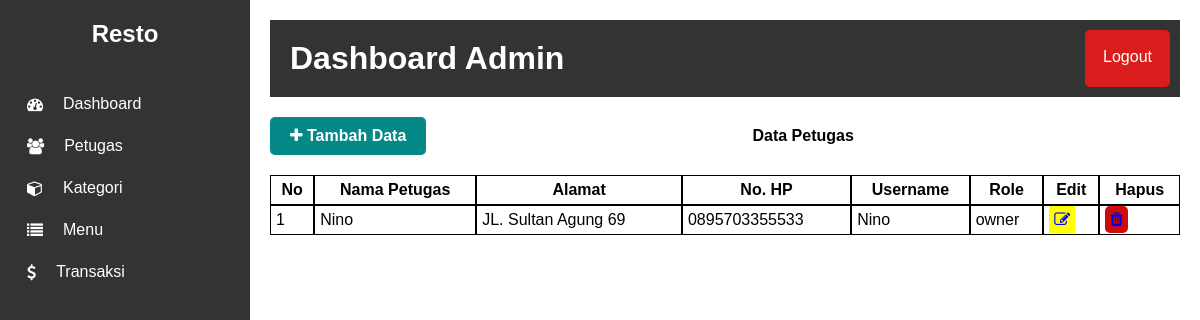
Screenshot of /admin/index.php?hal=petugas (signed in) with the database file from the repository.
### tables this page shows
CREATE TABLE `petugas` (
  `idpetugas` int(11) NOT NULL,
  `nama_petugas` varchar(30) DEFAULT NULL,
  `alamat` varchar(50) DEFAULT NULL,
  `no_hp` varchar(15) DEFAULT NULL,
  `username` varchar(20) DEFAULT NULL,
  `password` text DEFAULT NULL,
  `role` enum('kasir','dapur','manager','owner') DEFAULT NULL
);

### config/classDB.php (called while the page is built, shortened)
<?php
class Koneksi
{
    public $db;
    function __construct()
    {
        try {
            $this->db = new PDO('mysql:host=localhost; dbname=db_resto_xirpl_nino', "root", "");
            $this->db->setAttribute(PDO::ATTR_ERRMODE, PDO::ERRMODE_WARNING);
            $this->db->setAttribute(PDO::ATTR_ERRMODE, PDO::ERRMODE_EXCEPTION);
        } catch (PDOException $e) {
            echo $e->getMessage();
        }
    }
    function select($t, $f = "*")
    {
        $sel = $this->db->prepare("select $f from $t");
        $sel->execute();
        $data = $sel->fetchAll();
        return $data;
    }
}
$dbo = new Koneksi();
?>

### admin/petugas.php (the view, shortened to what this page needs)
<div class="judul">
    <a href="?hal=add_petugas" class="btn-add"><i class="fa fa-plus"></i> Tambah Data</a>
    <div class="keterangan">Data Petugas</div>
</div>
<div class="data">
    <table cellpadding="0" cellspacing="0">
        <tr>
            <th>No</th>
            <th>Nama Petugas</th>
            <th>Alamat</th>
            <th>No. HP</th>
            <th>Username</th>
            <th>Role</th>
            <th>Edit</th>
            <th>Hapus</th>
        </tr>
        <?php
        $no = 1;
        $data = $dbo->select('petugas');
        foreach ($data as $row):
            ?>
            <tr>
                <td>
                    <?= $no++ ?>
                </td>
                <td>
                    <?= $row['nama_petugas'] ?>
                </td>
                <td>
                    <?= $row['alamat'] ?>
                </td>
                <td>
                    <?= $row['no_hp'] ?>
                </td>
                <td>
                    <?= $row['username'] ?>
                </td>
                <td>
                    <?= $row['role'] ?>
                </td>
                <td>
                    <a class="btn-edit" href="?hal=edit_petugas&id=<?= $row['idpetugas'] ?>"><i class="fa fa-edit"></i></a>
                </td>
                <td>
                    <a onclick="return confirm('Yakin Akan Dihapus?');" class="btn-hapus"
                        href="?hal=petugas&id=<?= $row['idpetugas'] ?>"><i class="fa fa-trash"></i></a>
                </td>
            </tr>
            <?php
        endforeach;
        ?>
    </table>
</div>

### css/styleadmin.css (style rules this page uses)
body { font-family: Arial, Helvetica, sans-serif; margin: 0; padding: 0; }
.judul { margin-top: 20px; display: flex; }
.judul a { padding: 10px 20px; background-color: rgba(4, 136, 136); text-decoration: none; border-radius: 5px; color: #fff; font-weight: bold; }
.judul .keterangan { text-align: center; font-weight: bold; margin: auto; }
.data { margin-top: 20px; }
.data table { width: 100%; margin-top: 10px; }
.data table tr th { padding: 5px; border: 1px solid #000; }
.data table tr td { padding: 5px; border: 1px solid #000; }
.btn-edit { padding: 5px; background-color: yellow; }
.btn-hapus { padding: 5px; background-color: #cd0b0b; border-radius: 5px; }
.btn-add { padding: 10px 20px; background-color: rgba(4, 136, 136); text-decoration: none; border-radius: 5px; color: #fff; font-weight: bold; border: none; cursor: pointer; }

### rows the page displays
petugas: nama_petugas "Nino", alamat "JL. Sultan Agung 69", no_hp "0895703355533", username "Nino", role "owner"
